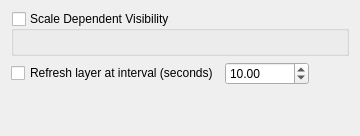
         <widget class="QWidget" name="mOptsPage_Rendering">
          <layout class="QVBoxLayout" name="verticalLayout_11">
           <item>
            <widget class="QgsCollapsibleGroupBox" name="chkUseScaleDependentRendering">
             <property name="title">
              <string>Scale Dependent Visibility</string>
             </property>
             <property name="checkable">
              <bool>true</bool>
             </property>
             <property name="checked">
              <bool>false</bool>
             </property>
             <property name="syncGroup" stdset="0">
              <string notr="true">rastergeneral</string>
             </property>
             <layout class="QGridLayout" name="_5">
              <property name="leftMargin">
               <number>11</number>
              </property>
              <property name="topMargin">
               <number>11</number>
              </property>
              <property name="rightMargin">
               <number>11</number>
              </property>
              <property name="bottomMargin">
               <number>11</number>
              </property>
              <property name="verticalSpacing">
               <number>6</number>
              </property>
              <item row="0" column="0" colspan="2">
               <widget class="QgsScaleRangeWidget" name="mScaleRangeWidget" native="true">
                <property name="toolTip">
                 <string/>
                </property>
                <property name="whatsThis">
                 <string/>
                </property>
               </widget>
              </item>
             </layout>
            </widget>
           </item>
           <item>
            <layout class="QHBoxLayout" name="horizontalLayout_3">
             <item>
              <widget class="QCheckBox" name="mRefreshLayerCheckBox">
               <property name="text">
                <string>Refresh layer at interval (seconds)</string>
               </property>
              </widget>
             </item>
             <item>
              <widget class="QDoubleSpinBox" name="mRefreshLayerIntervalSpinBox">
               <property name="toolTip">
                <string>Higher values result in more simplification</string>
               </property>
               <property name="decimals">
                <number>2</number>
               </property>
               <property name="minimum">
                <double>0.000000000000000</double>
               </property>
               <property name="maximum">
                <double>100000000000000000000.000000000000000</double>
               </property>
               <property name="singleStep">
                <double>5.000000000000000</double>
               </property>
               <property name="value">
                <double>10.000000000000000</double>
               </property>
              </widget>
             </item>
             <item>
              <spacer name="horizontalSpacer_6">
               <property name="orientation">
                <enum>Qt::Horizontal</enum>
               </property>
               <property name="sizeHint" stdset="0">
                <size>
                 <width>40</width>
                 <height>20</height>
                </size>
               </property>
              </spacer>
             </item>
            </layout>
           </item>
           <item>
            <spacer name="verticalSpacer_6">
             <property name="orientation">
              <enum>Qt::Vertical</enum>
             </property>
             <property name="sizeHint" stdset="0">
              <size>
               <width>20</width>
               <height>40</height>
              </size>
             </property>
            </spacer>
           </item>
          </layout>
         </widget>
